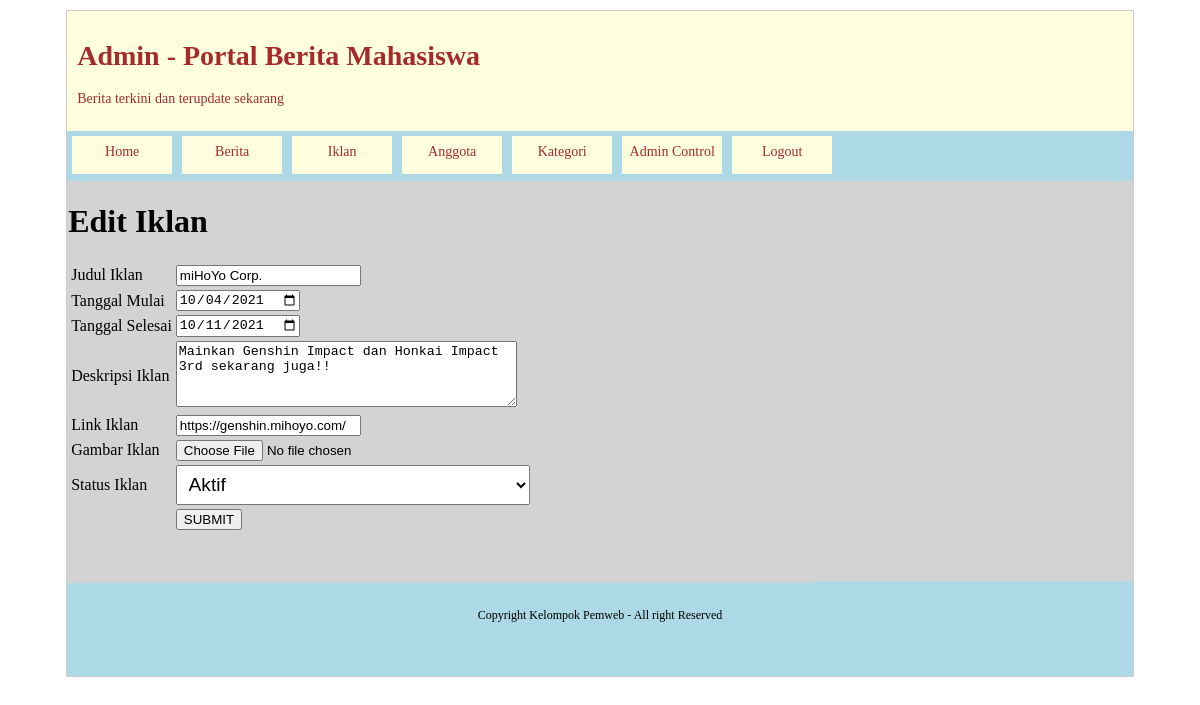
The app's page /CODE/UTSF1/admin/editIklan.php?id=1 (signed in) with its own data.
### tables this page shows
CREATE TABLE `iklan` (
  `id_iklan` int(5) NOT NULL,
  `id_admin` int(5) NOT NULL,
  `nm_perusahaan` varchar(50) NOT NULL,
  `gambar` varchar(50) NOT NULL,
  `isi_iklan` text NOT NULL,
  `tgl_mulai` date NOT NULL,
  `tgl_selesai` date NOT NULL,
  `link` text NOT NULL,
  `status` enum('Aktif','Tidak Aktif') NOT NULL
);

### CODE/UTSF1/admin/editIklan.php (the view, shortened to what this page needs)
<?php
include "../koneksi.php";
$id = mysqli_real_escape_string($connect, $_GET['id']);
$b = mysqli_fetch_array(mysqli_query($connect, "SELECT * FROM iklan WHERE id_iklan='$id'"));
?>
<!DOCTYPE html>
<html lang="en">
    <head>
        <link rel="stylesheet" href="../assets/css/style.css" type="text/css">
    </head>
    <body>
        <div id="container">
            <div class="header">
                <h1>Admin - Portal Berita Mahasiswa</h1>
                <p>Berita terkini dan terupdate sekarang</p>
            </div>
            <div class="menu">
                <?php include "menu.php"; ?>
            </div>
            <div class="konten">
                <div class="konten-kiri">
                   <h1>Edit Iklan</h1>
                   <form action="" method="post" enctype="multipart/form-data">
                        <table>
                        <tr>
                            <td>Judul Iklan</td>
                        <td>
                            <input type="text" name="judul" placeholder="Masukkan Judul" class="input" value="<?= $b['nm_perusahaan'];?>">
                        </td></tr>
                        <tr>
                            <td>Tanggal Mulai</td>
                        <td>
                            <input type="date" name="mulai" placeholder="Tanggal Mulai" class="input" value="<?= $b['tgl_mulai'];?>">
                        </td></tr>
                        <tr>
                            <td>Tanggal Selesai</td>
                        <td>
                            <input type="date" name="selesai" placeholder="Tanggal Selesai" class="input" value="<?= $b['tgl_selesai'];?>">
                        </td></tr>
                        <tr>
                            <td>Deskripsi Iklan</td>
                        <td>
                            <textarea name="isi" rows="4" cols="40" placeholder="isi iklan"><?= $b['isi_iklan'];?></textarea>
                        </td></tr>
                        <tr>
                            <td>Link Iklan</td>
                        <td>
                            <input type="text" name="link" placeholder="Link Iklan" class="input" value="<?= $b['link'];?>">
                        </td></tr>
                        <tr>
                            <td>Gambar Iklan</td>
                        <td>
                            <input type="file" name="gambar" accept=".jpg, .png, .JPEG, .PNG">
                        </td></tr>
                        <tr>
                            <td>Status Iklan</td>
                        <td>
                            <select name="status">
                                <option value="Aktif">Aktif</option>
                            </select>
                        </td></tr>
                        <tr><td>&nbsp;</td><td>
                            <button type="submit" name="submit">SUBMIT</a></button>
                        </td></tr>
                        </table>
                    </form>
                </div>
                <div class="konten-kanan">
                </div>
            </div>
            <?php include "../footer.php"; ?>

### CODE/UTSF1/assets/css/style.css (style rules this page uses)
@media screen and (min-width:680px) { #container { width: auto; float: none; } }
#container { width:90%; min-height:600px; margin: 10px auto; border:#CCC solid 1px; background:lightblue; }
#container .header { height:100px; background:lightyellow; font-size:14px; color:brown; padding:10px; }
#container .menu { height:50px; background:lightblue; font-size:14px; color:brown; }
#container .konten { min-height:400px; background:lightgray; }
#container .konten .konten-kiri { width:70%; min-height:400px; border:lightgray solid 1px; float:left; background:lightgray; }
#container .konten .konten-kanan { width:28%; min-height:400px; float:right; background:lightgray; }
select { padding:0.4em; width:104%; font-size:larger }

### records on screen
iklan: judul "miHoYo Corp.", mulai "10/04/2021", selesai "10/11/2021", isi "Mainkan Genshin Impact dan Honkai Impact 3rd sekarang juga!!", link "https://genshin.mihoyo.com/"
